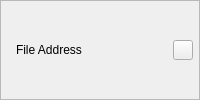
                                        <widget class="QWidget" name="page_15">
                                         <layout class="QHBoxLayout" name="horizontalLayout_30">
                                          <property name="spacing">
                                           <number>0</number>
                                          </property>
                                          <property name="leftMargin">
                                           <number>0</number>
                                          </property>
                                          <property name="topMargin">
                                           <number>0</number>
                                          </property>
                                          <property name="rightMargin">
                                           <number>0</number>
                                          </property>
                                          <property name="bottomMargin">
                                           <number>0</number>
                                          </property>
                                          <item>
                                           <widget class="QFrame" name="frame_12">
                                            <property name="frameShape">
                                             <enum>QFrame::StyledPanel</enum>
                                            </property>
                                            <property name="frameShadow">
                                             <enum>QFrame::Raised</enum>
                                            </property>
                                            <layout class="QHBoxLayout" name="horizontalLayout_31">
                                             <property name="spacing">
                                              <number>0</number>
                                             </property>
                                             <property name="leftMargin">
                                              <number>15</number>
                                             </property>
                                             <property name="topMargin">
                                              <number>0</number>
                                             </property>
                                             <property name="rightMargin">
                                              <number>6</number>
                                             </property>
                                             <property name="bottomMargin">
                                              <number>0</number>
                                             </property>
                                             <item>
                                              <widget class="QLabel" name="newMainArchiveVersionPathLabel">
                                               <property name="text">
                                                <string>File Address</string>
                                               </property>
                                               <property name="alignment">
                                                <set>Qt::AlignLeading|Qt::AlignLeft|Qt::AlignVCenter</set>
                                               </property>
                                              </widget>
                                             </item>
                                             <item>
                                              <widget class="QPushButton" name="deleteNewMainArchiveVersionPath">
                                               <property name="minimumSize">
                                                <size>
                                                 <width>20</width>
                                                 <height>20</height>
                                                </size>
                                               </property>
                                               <property name="maximumSize">
                                                <size>
                                                 <width>20</width>
                                                 <height>20</height>
                                                </size>
                                               </property>
                                               <property name="styleSheet">
                                                <string notr="true">#deleteNewMainArchiveVersionPath:pressed {
	background-color: rgb(165, 165, 165);
	border-radius: 5px}</string>
                                               </property>
                                               <property name="text">
                                                <string/>
                                               </property>
                                               <property name="icon">
                                                <iconset resource="resources_rc.qrc">
                                                 <normaloff>:/icon/icons/trash-2.svg</normaloff>:/icon/icons/trash-2.svg</iconset>
                                               </property>
                                               <property name="iconSize">
                                                <size>
                                                 <width>15</width>
                                                 <height>15</height>
                                                </size>
                                               </property>
                                              </widget>
                                             </item>
                                            </layout>
                                           </widget>
                                          </item>
                                         </layout>
                                        </widget>
